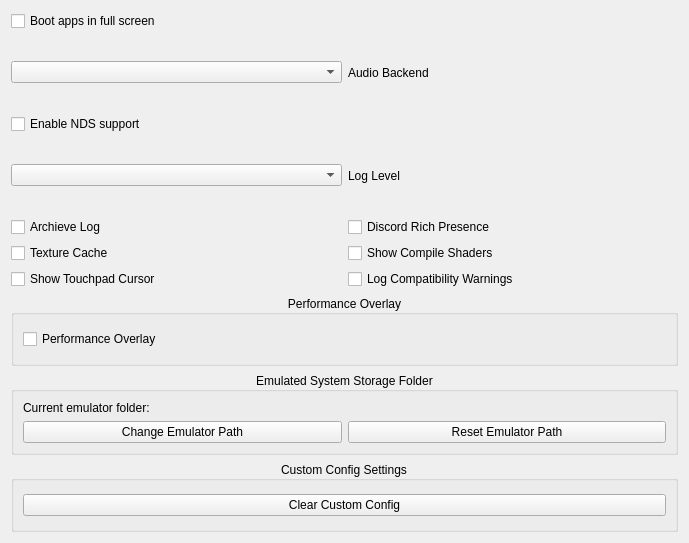
<?xml version="1.0" encoding="UTF-8"?>
<ui version="4.0">
 <class>EmulatorSettingsWidget</class>
 <widget class="QWidget" name="EmulatorSettingsWidget">
  <property name="geometry">
   <rect>
    <x>0</x>
    <y>0</y>
    <width>689</width>
    <height>543</height>
   </rect>
  </property>
  <property name="windowTitle">
   <string>Form</string>
  </property>
  <layout class="QVBoxLayout" name="verticalLayout_6">
   <item>
    <layout class="QVBoxLayout" name="verticalLayout_5">
     <item>
      <widget class="QCheckBox" name="fullscreen">
       <property name="text">
        <string>Boot apps in full screen</string>
       </property>
      </widget>
     </item>
     <item>
      <layout class="QHBoxLayout" name="horizontalLayout">
       <item>
        <widget class="QComboBox" name="audio_backend"/>
       </item>
       <item>
        <widget class="QLabel" name="label">
         <property name="text">
          <string>Audio Backend</string>
         </property>
        </widget>
       </item>
      </layout>
     </item>
     <item>
      <widget class="QCheckBox" name="enable_ngs">
       <property name="text">
        <string>Enable NDS support</string>
       </property>
      </widget>
     </item>
     <item>
      <layout class="QHBoxLayout" name="horizontalLayout_2">
       <item>
        <widget class="QComboBox" name="log_level"/>
       </item>
       <item>
        <widget class="QLabel" name="label_2">
         <property name="text">
          <string>Log Level</string>
         </property>
        </widget>
       </item>
      </layout>
     </item>
     <item>
      <layout class="QHBoxLayout" name="horizontalLayout_3">
       <item>
        <widget class="QCheckBox" name="archieve_log">
         <property name="text">
          <string>Archieve Log</string>
         </property>
        </widget>
       </item>
       <item>
        <widget class="QCheckBox" name="discord_rte">
         <property name="text">
          <string>Discord Rich Presence</string>
         </property>
        </widget>
       </item>
      </layout>
     </item>
     <item>
      <layout class="QHBoxLayout" name="horizontalLayout_4">
       <item>
        <widget class="QCheckBox" name="texture_cache">
         <property name="text">
          <string>Texture Cache</string>
         </property>
        </widget>
       </item>
       <item>
        <widget class="QCheckBox" name="show_compile_shaders">
         <property name="text">
          <string>Show Compile Shaders</string>
         </property>
        </widget>
       </item>
      </layout>
     </item>
     <item>
      <layout class="QHBoxLayout" name="horizontalLayout_5">
       <item>
        <widget class="QCheckBox" name="show_touchpad_cursor">
         <property name="text">
          <string>Show Touchpad Cursor</string>
         </property>
        </widget>
       </item>
       <item>
        <widget class="QCheckBox" name="log_compatibility_warnings">
         <property name="text">
          <string>Log Compatibility Warnings</string>
         </property>
        </widget>
       </item>
      </layout>
     </item>
     <item>
      <widget class="QGroupBox" name="groupBox">
       <property name="title">
        <string>Performance Overlay</string>
       </property>
       <property name="alignment">
        <set>Qt::AlignCenter</set>
       </property>
       <layout class="QVBoxLayout" name="verticalLayout">
        <item>
         <widget class="QCheckBox" name="performance_overlay">
          <property name="text">
           <string>Performance Overlay</string>
          </property>
         </widget>
        </item>
       </layout>
      </widget>
     </item>
     <item>
      <widget class="QGroupBox" name="groupBox_2">
       <property name="title">
        <string>Emulated System Storage Folder</string>
       </property>
       <property name="alignment">
        <set>Qt::AlignCenter</set>
       </property>
       <layout class="QVBoxLayout" name="verticalLayout_3">
        <item>
         <layout class="QVBoxLayout" name="verticalLayout_2">
          <item>
           <widget class="QLabel" name="current_emu_folder">
            <property name="text">
             <string>Current emulator folder:</string>
            </property>
           </widget>
          </item>
          <item>
           <layout class="QHBoxLayout" name="horizontalLayout_6">
            <item>
             <widget class="QPushButton" name="change_emulator_path">
              <property name="text">
               <string>Change Emulator Path</string>
              </property>
             </widget>
            </item>
            <item>
             <widget class="QPushButton" name="reset_emulator_path">
              <property name="text">
               <string>Reset Emulator Path</string>
              </property>
             </widget>
            </item>
           </layout>
          </item>
         </layout>
        </item>
       </layout>
      </widget>
     </item>
     <item>
      <widget class="QGroupBox" name="groupBox_3">
       <property name="title">
        <string>Custom Config Settings</string>
       </property>
       <property name="alignment">
        <set>Qt::AlignCenter</set>
       </property>
       <layout class="QVBoxLayout" name="verticalLayout_4">
        <item>
         <widget class="QPushButton" name="clear_custom_config">
          <property name="text">
           <string>Clear Custom Config</string>
          </property>
         </widget>
        </item>
       </layout>
      </widget>
     </item>
    </layout>
   </item>
  </layout>
 </widget>
 <resources/>
 <connections/>
</ui>
